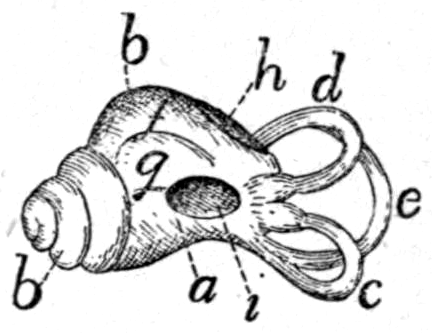
#> input picture images/smysly/inner-ear.webp, 432 x 333 px
$ python build173.py
#> lines starting #> are read from the running program, lines starting #| are printed output that depends on the picture; after the words box and inside, x2 and y2 are one past the last pixel; in counts of white or black regions, pixels touching at a corner belong together
### tools/hotspots/smysly/shapes.py
# Shared by build*.py: turns the hotspot shapes into plain polygon lists for data/hotspots-kostra.js.
# Shapes are simplified, snapped to a 0.1 px grid and cut against the ones already placed (in priority
# order), so neighbouring hotspots never overlap after rounding. The atlas draws plain polygons,
# so a ring-shaped part is cut through each hole.
import shapely
from shapely.geometry import Polygon, LineString
from shapely.ops import split

GRID = 0.1
def _polys(g):
    if g.is_empty: return []
    if g.geom_type == "Polygon": return [g]
    return [q for p in getattr(g, "geoms", []) for q in _polys(p)]

def _dehole(p):
    if not p.interiors: return [p]
    cx, cy = p.interiors[0].centroid.coords[0]; x0, y0, x1, y1 = p.bounds
    return [q for g in split(p, LineString([(x0 - 1, cy), (x1 + 1, cy)])).geoms for q in _dehole(g)]

def finalize(shapes, order, tol=0.8, min_area=80):
    out = {}; taken = Polygon()
    for k in order:
        g = shapely.set_precision(shapes[k].simplify(tol).buffer(0), GRID)
        g = shapely.set_precision(g.difference(taken), GRID)
        g = shapely.set_precision(g.buffer(-0.3, join_style=2).buffer(0.3, join_style=2).intersection(g), GRID)   # open pinch points
        pieces = [shapely.set_precision(q, GRID) for p in _polys(g) for q in _dehole(p)]
        rings = []
        for q in pieces:
            for f in _polys(q):
                if f.area <= min_area: continue
                rings.append([[round(x, 1), round(y, 1)] for x, y in list(f.exterior.coords)[:-1]])
        out[k] = rings
        taken = shapely.set_precision(shapely.union_all([taken, g]), GRID)
    # second pass on the final outlines: later items give way to earlier ones
    placed = Polygon(); final = {}
    for k in order:
        rings = []
        for r in out[k]:
            for f in _polys(Polygon(r).difference(placed.buffer(0.15, join_style=2))):   # 0.15 px gap: no slivers after rounding
                if f.area <= min_area: continue
                rr = [[round(x, 1), round(y, 1)] for x, y in list(f.exterior.coords)[:-1]]
                if Polygon(rr).is_valid: rings.append(rr)
        final[k] = rings
        placed = shapely.union_all([placed] + [Polygon(r) for r in rings])
    return final

### tools/hotspots/smysly/build173.py
# Fig. 173 (membranous labyrinth, images/smysly/inner-ear.webp): hotspots for the Ucho tab.
# Legend (1901): a vestibule, b cochlea, c/d/e semicircular canals, g scala vestibuli, h fenestra cochleae,
# i fenestra vestibuli. The outline comes from the ink mask (letters masked out); the canals are their ink
# tubes widened for taps; cochlea | vestibule split by a hand-drawn line (g, h on the cochlea side; a, i on
# the vestibule side). Overlay check: ov173.png.
import os, json
import numpy as np, cv2
from PIL import Image, ImageDraw
from shapely.geometry import Polygon
from shapely.ops import unary_union
HERE = os.path.dirname(os.path.abspath(__file__))
ROOT = os.path.abspath(os.path.join(HERE, "..", "..", ".."))
IMG = os.path.join(ROOT, "images/smysly/inner-ear.webp")
a = np.array(Image.open(IMG).convert("L")); H, W = a.shape
#> after `H, W = a.shape`: H = 333; W = 432
ink = (a < 150).astype(np.uint8)
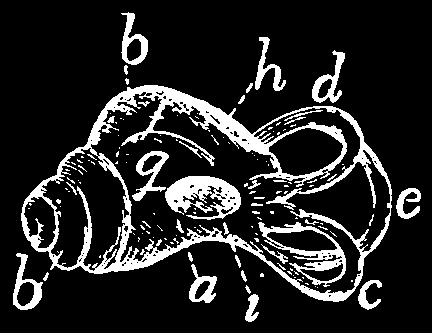
#> ink: shape (333, 432); values 0 (black) and 1 (white), 14.9% white; 138 white regions (101 under 20 px), largest, box (x1, y1, x2, y2) and area: (21, 85, 392, 302) 12077, (165, 176, 241, 220) 1902, (258, 222, 346, 287) 1468
LETTERS = [(55, 0, 80, 48), (5, 248, 48, 310), (245, 0, 295, 50), (305, 50, 352, 104), (393, 188, 432, 228),
           (352, 262, 395, 310), (182, 262, 220, 310), (236, 268, 262, 333)]
for x0, y0, x1, y1 in LETTERS: ink[y0:y1, x0:x1] = 0
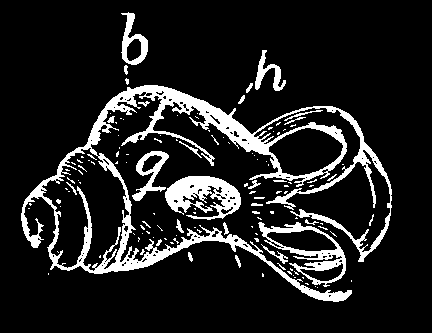
#> ink: shape (333, 432); values 0 (black) and 1 (white), 12.8% white; 130 white regions (102 under 20 px), largest, box (x1, y1, x2, y2) and area: (21, 85, 392, 302) 11896, (165, 176, 241, 220) 1902, (258, 222, 346, 287) 1468
LEADERS = [((126, 40), (130, 86)), ((258, 40), (234, 116)), ((190, 262), (186, 238)), ((246, 280), (228, 226)), ((40, 262), (52, 240))]
for p, q in LEADERS: cv2.line(ink, p, q, 0, 7)
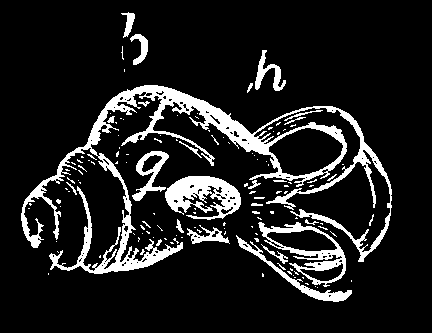
#> ink: shape (333, 432); values 0 (black) and 1 (white), 12.3% white; 134 white regions (108 under 20 px), largest, box (x1, y1, x2, y2) and area: (21, 85, 392, 274) 10458, (165, 176, 241, 220) 1902, (258, 222, 346, 287) 1468
def polys(mask, min_area=150):
    cs, hier = cv2.findContours(mask, cv2.RETR_CCOMP, cv2.CHAIN_APPROX_SIMPLE)
    out = []
    for i, c in enumerate(cs):
        if hier[0][i][3] != -1 or len(c) < 3: continue
        holes = [cs[j][:, 0, :] for j in range(len(cs)) if hier[0][j][3] == i and len(cs[j]) >= 3 and cv2.contourArea(cs[j]) > 60]
        p = Polygon(c[:, 0, :], holes).buffer(0)
        if p.area >= min_area: out.append(p)
    return unary_union(out)
closed = cv2.morphologyEx(ink, cv2.MORPH_CLOSE, np.ones((9, 9), np.uint8))
#> closed: shape (333, 432); values 0 (black) and 1 (white), 19.6% white; 8 white regions (5 under 20 px), largest, box (x1, y1, x2, y2) and area: (21, 85, 392, 302) 27044, (247, 50, 286, 93) 583, (121, 12, 148, 65) 509
n, lab, st, _ = cv2.connectedComponentsWithStats(closed)
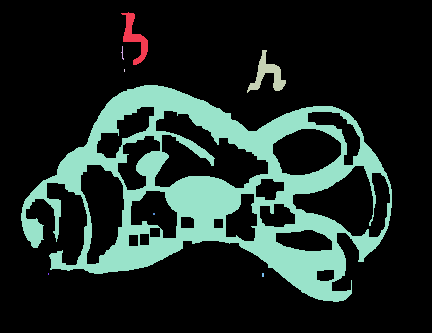
#> lab: shape (333, 432) int32; 9 distinct labels, from 0 to 8; one colour per label, 0 black
#> n = 9; st = [[0, 0, 432, 333, 115687], [121, 12, 27, 53, 509], [121, 46, 3, 14, 16], [247, 50, 39, 43, 583], [124, 69, 1, 3, 3], [21, 85, 371, 217, 27044], [153, 213, 2, 2, 4], [48, 273, 1, 2, 2], [262, 273, 2, 4, 8]]
main = (lab == 1 + np.argmax(st[1:, cv2.CC_STAT_AREA])).astype(np.uint8)
#> main: shape (333, 432); values 0 (black) and 1 (white), 18.8% white; 1 white region, box (x1, y1, x2, y2) and area: (21, 85, 392, 302) 27044
filled = main.copy(); cv2.floodFill(filled, None, (0, 0), 2); filled = (filled != 2).astype(np.uint8)
#> after `filled = (filled != 2).astype(np.uint8)`:
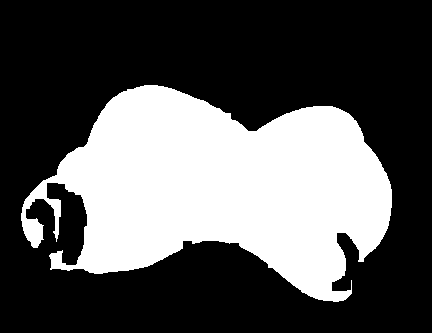
#> filled: shape (333, 432); values 0 (black) and 1 (white), 34% white; 1 white region
body_all = polys(filled)
#> in polys, `cs, hier = cv2.findContours(mask, cv2.RETR_CCOMP, cv2.CHAIN_APPROX_SIM..`: cs = 1 contour; box (x1, y1, x2, y2) and area: (21, 85, 392, 302) 48164
#> the loop in polys, `for i, c in enumerate(cs):` made 1 pass
#> after the loop in polys, `for i, c in enumerate(cs):`: out = 1 item
CUT_X = 262                                  # the canals start at their roots right of the vestibule
body = body_all.intersection(Polygon([(0, 0), (CUT_X, 0), (CUT_X, H), (0, H)]))
tubes = polys(cv2.dilate(main, np.ones((11, 11), np.uint8))).intersection(Polygon([(CUT_X - 10, 0), (W, 0), (W, H), (CUT_X - 10, H)]))
#> call 2 of polys, with min_area = 150
#> in polys (call 2), `cs, hier = cv2.findContours(mask, cv2.RETR_CCOMP, cv2.CHAIN_APPROX_SIM..`: cs = 33 contours, 10 with area under 20; largest, box (x1, y1, x2, y2) and area: (16, 80, 397, 307) 58462, (299, 172, 369, 231) 1691, (85, 169, 120, 251) 1564, (278, 133, 337, 171) 1375, (214, 148, 264, 182) 822
#> in polys (call 2), `cs, hier = cv2.findContours(mask, cv2.RETR_CCOMP, cv2.CHAIN_APPROX_SIM..`:
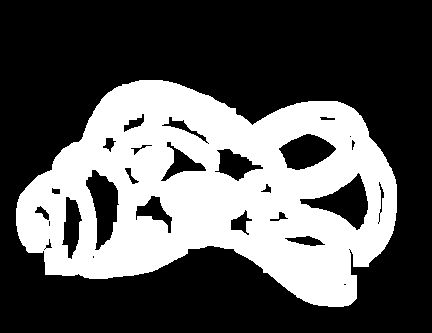
#> mask: shape (333, 432); values 0 (black) and 1 (white), 35.2% white; 1 white region, box (x1, y1, x2, y2) and area: (16, 80, 397, 307) 50575
#> the loop in polys (call 2), `for i, c in enumerate(cs):` made 33 passes
#> c on passes 4, 5, 6, 25, 29: [[348, 249], [349, 248], [350, 249], [349, 250]], [[43, 249], [44, 248], [45, 249], [44, 250]], [[44, 248], [45, 247], [46, 248], [45, 249]], [[207, 143], [208, 142], [209, 143], [208, 144]], [[349, 136], [350, 135], [351, 136], [350, 137]]
SPLIT = Polygon([(0, 0), (215, 0), (232, 95), (250, 125), (245, 160), (205, 172), (168, 176), (160, 210), (158, 250), (150, 333), (0, 333)])
G = {}
G["polokruhove-kanalky"] = tubes
G["hlemyzd"] = unary_union([body.intersection(SPLIT), Polygon([(22, 200), (35, 184), (58, 184), (68, 210), (62, 250), (46, 263), (28, 252), (19, 226)])])  # apex of the spiral (outline opened by the b leader)
G["hlemyzd"] = unary_union([Polygon(p.exterior) for p in getattr(G["hlemyzd"], "geoms", [G["hlemyzd"]])])  # no holes in the spiral
G["predsin"] = body.difference(SPLIT)
order = ["polokruhove-kanalky", "hlemyzd", "predsin"]
res = {}; taken = Polygon()
for k in order:
    g = G[k].difference(taken); taken = unary_union([taken, g]); res[k] = g
#> after the loop, res = 3 items
from shapely.geometry import LineString
from shapely.ops import split
def dehole(p):
    # the atlas draws plain polygons (no holes): cut a ring-shaped part through each hole
    if not p.interiors: return [p]
    cx, cy = p.interiors[0].centroid.coords[0]; x0, y0, x1, y1 = p.bounds
    pieces = split(p, LineString([(x0 - 1, cy), (x1 + 1, cy)]))
    return [q for g in pieces.geoms for q in dehole(g)]
from shapes import finalize
out = finalize(res, list(res), tol=1.0 if "95" in __file__ or "173" in __file__ else 0.8)
#> the loop in finalize, `for k in order:` made 3 passes
#> out = 3 items
json.dump(out, open(os.path.join(HERE, "hs173.json"), "w"))
im = Image.open(IMG).convert("RGBA"); ov = Image.new("RGBA", im.size); d = ImageDraw.Draw(ov)
#> after `ov = Image.new('RGBA', im.size)`: ov: PIL image 432x333 RGBA; every value is 0
cols = [(220, 40, 40), (40, 120, 220), (30, 160, 60)]
for i, (k, ps) in enumerate(out.items()):
    for p in ps: d.polygon([tuple(q) for q in p], fill=cols[i] + (70,), outline=cols[i] + (255,))
    print(k, len(ps), [round(Polygon(p).area) for p in ps])
#> this loop made 3 passes
#| polokruhove-kanalky 6 [5759, 2929, 549, 1282, 5110, 4395]
#| hlemyzd 1 [24484]
#| predsin 1 [7045]
Image.alpha_composite(im, ov).save(os.path.join(HERE, "ov173.png"))
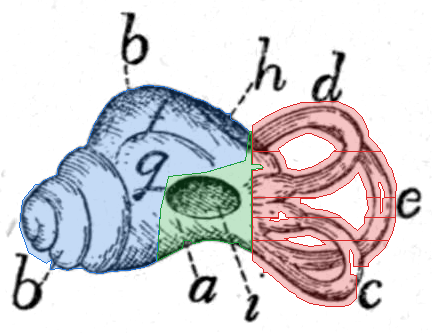
#> saved as ov173.png: PIL image 432x333 RGBA; mean R, G, B, A 213.8, 211.4, 214.7, 255

$ run again, with images/smysly/eye.webp copied over images/smysly/inner-ear.webp
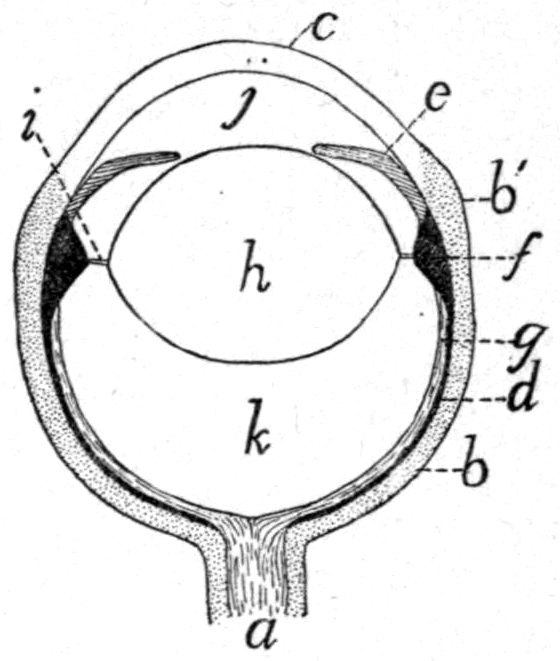
#> input picture images/smysly/eye.webp, 560 x 661 px
#> after the loop `for x0, y0, x1, y1 in LETTERS: ink[y0:y1, x0:x1] = 0`:
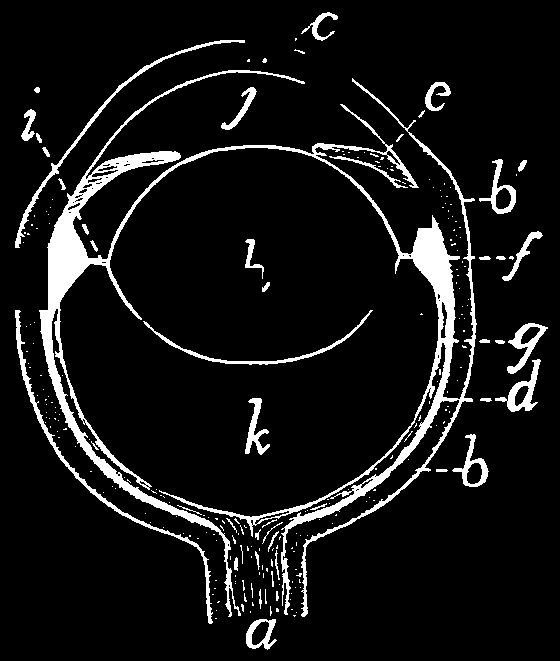
#> ink: shape (661, 560); values 0 (black) and 1 (white), 8.4% white; 253 white regions (205 under 20 px), largest, box (x1, y1, x2, y2) and area: (39, 70, 477, 617) 20237, (15, 310, 213, 624) 1602, (15, 40, 245, 248) 1199
#> closed: shape (661, 560); values 0 (black) and 1 (white), 12.3% white; 29 white regions (13 under 20 px), largest, box (x1, y1, x2, y2) and area: (15, 70, 548, 650) 40272, (15, 81, 126, 248) 1098, (143, 310, 373, 365) 817
#> lab: shape (661, 560) int32; 30 distinct labels, from 0 to 29
#> n = 30; st = 30 rows, first 6: [0, 0, 560, 661, 324738], [301, 12, 37, 29, 335], [294, 38, 11, 16, 33], [134, 40, 111, 39, 384], [262, 58, 5, 5, 18], [247, 60, 1, 1, 1]
#> main: shape (661, 560); values 0 (black) and 1 (white), 10.9% white; 1 white region, box (x1, y1, x2, y2) and area: (15, 70, 548, 650) 40272
#> filled: shape (661, 560); values 0 (black) and 1 (white), 43.1% white; 1 white region
#> cs = 1 contour; box (x1, y1, x2, y2) and area: (15, 70, 548, 650) 157727
#> the loop in polys, `for i, c in enumerate(cs):` made 1 pass
#> after the loop in polys, `for i, c in enumerate(cs):`: out = 1 item
#> cs = 45 contours, 22 with area under 20; largest, box (x1, y1, x2, y2) and area: (10, 65, 553, 655) 186534, (64, 152, 434, 512) 95026, (350, 141, 458, 248) 3314, (86, 170, 155, 250) 1680, (471, 347, 516, 394) 1368
#> mask: shape (661, 560); values 0 (black) and 1 (white), 23.2% white; 1 white region, box (x1, y1, x2, y2) and area: (10, 65, 553, 655) 85956
#> the loop in polys (call 2), `for i, c in enumerate(cs):` made 45 passes
#> c on passes 2, 3, 15, 16, 21, 32: [[245, 618], [246, 617], [247, 618], [246, 619]], [[296, 597], [297, 596], [298, 597], [297, 598]], [[344, 514], [345, 513], [346, 514], [345, 515]], [[345, 513], [346, 512], [347, 513], [346, 514]], [[108, 492], [109, 491], [110, 492], [109, 493]], [[524, 374], [525, 373], [526, 374], [525, 375]]
#> after the loop `for k in order:`: res = 3 items
#> the loop in finalize, `for k in order:` made 3 passes
#> ov: PIL image 560x661 RGBA; every value is 0
#> the loop `for i, (k, ps) in enumerate(out.items()):` made 3 passes
#> (printed output is left out)
#> `Image.alpha_composite(im, ov).save(os.path.join(HERE, "ov173.png"))`:
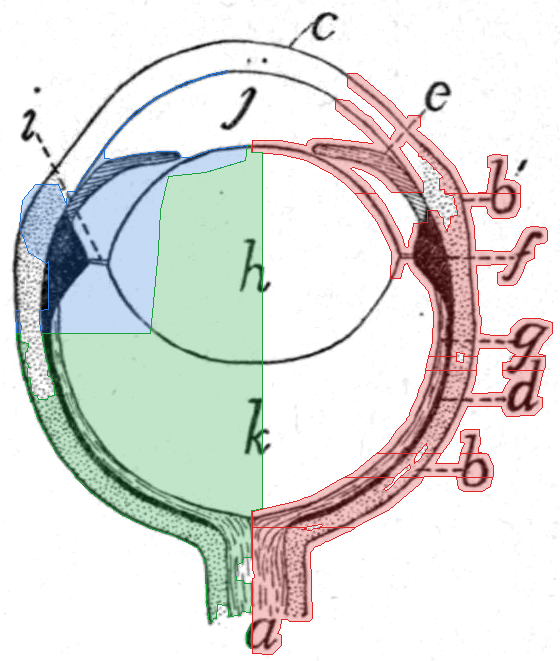
#> saved as ov173.png: PIL image 560x661 RGBA; mean R, G, B, A 222.4, 222.3, 219.2, 255
